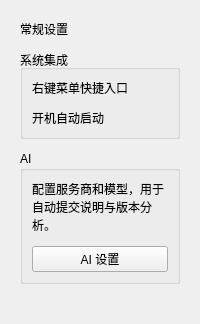
<?xml version='1.0' encoding='UTF-8'?>
<ui version="4.0">
 <class>GeneralSettingsPage</class>
 <widget class="QWidget" name="GeneralSettingsPage">
  <layout class="QVBoxLayout" name="layout">
   <property name="spacing">
    <number>12</number>
   </property>
   <item>
    <widget class="QScrollArea" name="scroll">
     <property name="widgetResizable">
      <bool>true</bool>
     </property>
     <property name="frameShape">
      <enum>QFrame::NoFrame</enum>
     </property>
     <widget class="QWidget" name="body">
      <layout class="QVBoxLayout" name="bodyLayout">
       <property name="spacing">
        <number>12</number>
       </property>
       <item>
        <widget class="oclero::qlementine::Label" name="titleLabel">
         <property name="text">
          <string>常规设置</string>
         </property>
         <property name="textFormat">
          <enum>Qt::PlainText</enum>
         </property>
         <property name="role">
          <enum>oclero::qlementine::TextRole::H2</enum>
         </property>
         <property name="sizePolicy">
          <sizepolicy hsizetype="Ignored" vsizetype="Preferred">
           <horstretch>0</horstretch>
           <verstretch>0</verstretch>
          </sizepolicy>
         </property>
        </widget>
       </item>
       <item>
        <widget class="QGroupBox" name="systemGroup">
         <property name="title">
          <string>系统集成</string>
         </property>
         <layout class="QVBoxLayout" name="systemLayout">
          <property name="spacing">
           <number>12</number>
          </property>
          <item>
           <layout class="QHBoxLayout" name="rightClickLayout" stretch="1,0">
            <property name="spacing">
             <number>12</number>
            </property>
            <item>
             <widget class="QLabel" name="rightClickLabel">
              <property name="text">
               <string>右键菜单快捷入口</string>
              </property>
              <property name="textFormat">
               <enum>Qt::PlainText</enum>
              </property>
             </widget>
            </item>
            <item>
             <spacer name="rightClickLayoutSpacer">
              <property name="orientation">
               <enum>Qt::Horizontal</enum>
              </property>
             </spacer>
            </item>
           </layout>
          </item>
          <item>
           <layout class="QHBoxLayout" name="autoStartLayout" stretch="1,0">
            <property name="spacing">
             <number>12</number>
            </property>
            <item>
             <widget class="QLabel" name="autoStartLabel">
              <property name="text">
               <string>开机自动启动</string>
              </property>
              <property name="textFormat">
               <enum>Qt::PlainText</enum>
              </property>
             </widget>
            </item>
            <item>
             <spacer name="autoStartLayoutSpacer">
              <property name="orientation">
               <enum>Qt::Horizontal</enum>
              </property>
             </spacer>
            </item>
           </layout>
          </item>
         </layout>
        </widget>
       </item>
       <item>
        <widget class="QGroupBox" name="aiGroup">
         <property name="title">
          <string>AI</string>
         </property>
         <layout class="QVBoxLayout" name="aiLayout">
          <property name="spacing">
           <number>12</number>
          </property>
          <item>
           <widget class="QLabel" name="aiHint">
            <property name="text">
             <string>配置服务商和模型，用于自动提交说明与版本分析。</string>
            </property>
            <property name="textFormat">
             <enum>Qt::PlainText</enum>
            </property>
            <property name="wordWrap">
             <bool>true</bool>
            </property>
           </widget>
          </item>
          <item>
           <widget class="QPushButton" name="aiButton">
            <property name="text">
             <string>AI 设置</string>
            </property>
           </widget>
          </item>
         </layout>
        </widget>
       </item>
       <item>
        <spacer name="spacer">
         <property name="orientation">
          <enum>Qt::Vertical</enum>
         </property>
         <property name="sizeHint" stdset="0">
          <size>
           <width>20</width>
           <height>20</height>
          </size>
         </property>
        </spacer>
       </item>
      </layout>
     </widget>
    </widget>
   </item>
  </layout>
 </widget>
 <resources />
 <connections />
 <customwidgets>
  <customwidget>
   <class>oclero::qlementine::Label</class>
   <extends>QLabel</extends>
   <header>oclero/qlementine/widgets/Label.hpp</header>
  </customwidget>
 </customwidgets>
</ui>
